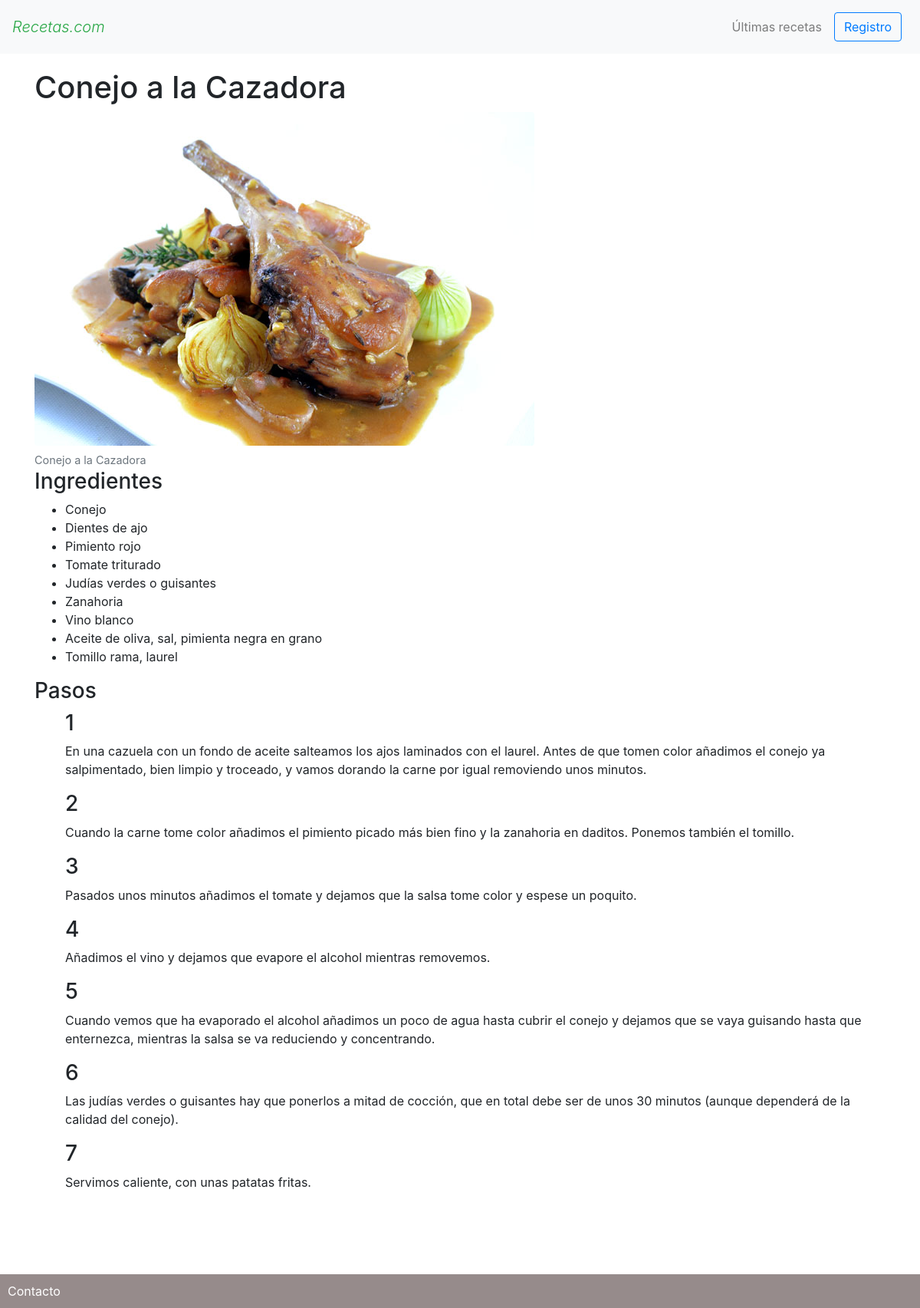
/receta/Conejo-a-la-cazadora/, run on the app's committed database.
### recetasapp/models.py (models this page shows, shortened)
class Receta(models.Model):
    nombre = models.CharField(max_length=200)
    usuario = models.ForeignKey(User, null=True, blank=True, on_delete=models.SET_NULL)
    imagen = models.ImageField(null=True)
    slug = models.SlugField(null=True)
    created_at = models.DateTimeField(auto_now_add=True)
    update_at = models.DateTimeField(auto_now=True)

class Ingrediente(models.Model):
    UNIDADES = [
        ('unidades', 'Unidades'),
        ('litros', 'Litros'),
        ('cucharadas', 'Cucharadas'),
        ('gramos', 'Gramos'),
        ('kilos','Kilos'),
    ]
    nombre = models.CharField(max_length=200)
    cantidad  = models.IntegerField(default=1)
    unidad = models.CharField(max_length = 20, choices=UNIDADES, default='unidades')
    receta = models.ForeignKey(Receta, related_name ='ingredientes', on_delete=models.CASCADE)
    created_at = models.DateTimeField(auto_now_add=True)
    update_at = models.DateTimeField(auto_now=True)
    def __str__(self):
        return "{}".format(self.nombre)

class Pasos(models.Model):
    numero = models.IntegerField(default=1)
    explicacion = models.TextField()
    receta = models.ForeignKey(Receta, related_name ='pasos', on_delete=models.CASCADE)
    created_at = models.DateTimeField(auto_now_add=True)
    update_at = models.DateTimeField(auto_now=True)

### recetasapp/views/recetas_views.py (the view)
# urls.py: path('receta/<slug:slug>/', recetas_views.receta, name='receta'),
def receta(request, slug):
    receta = Receta.objects.get(slug=slug)
    contexto = {
        'receta': receta
    }
    return render(request, 'receta/receta.html', context=contexto)

### recetasapp/templates/receta/receta.html (shortened to what this page needs)
{% extends 'base.html' %}
{% block content %}
    <h1>{{ receta.nombre }}</h1>
    <figure class="figure">
        <img src="{{ receta.imagen.url }}" class="figure-img img-fluid rounded" alt="{{ receta.nombre }}">
        <figcaption class="figure-caption">{{ receta.nombre }}</figcaption>
        <h3>Ingredientes</h3>
        <ul>
            {% for ingrediente in receta.ingredientes.all %}
                <li>{{ ingrediente }}</li>
            {% endfor %}
        </ul>
        <h3>Pasos</h3>
        <ul>
            {% for paso in receta.pasos.all %}
                <h3>{{ paso.numero}}</h3>
                <p>{{ paso.explicacion }}</p>
            {% endfor %}
        </ul>
    </figure>
{% endblock %}

### recetasapp/static/recetas/css/main.css (style rules this page uses)
html { overflow-y: scroll; position: relative; min-height: 100%; padding-bottom: 100px; }

### data on the page
Receta: nombre "Conejo a la Cazadora", imagen (picture)
Ingrediente: nombre "Conejo"
Ingrediente: nombre "Dientes de ajo"
Ingrediente: nombre "Pimiento rojo"
Ingrediente: nombre "Tomate triturado"
Ingrediente: nombre "Judías verdes o guisantes"
Ingrediente: nombre "Zanahoria"
Ingrediente: nombre "Vino blanco"
Ingrediente: nombre "Aceite de oliva, sal, pimienta negra en grano"
Ingrediente: nombre "Tomillo rama, laurel"
Pasos: numero "1", explicacion "En una cazuela con un fondo de aceite salteamos los ajos laminados con el laurel. Antes de que tomen color añadimos el conejo ya salpimentado, bien limpio y troceado, y vamos dorando la carne por igual removiendo unos minutos."
Pasos: numero "2", explicacion "Cuando la carne tome color añadimos el pimiento picado más bien fino y la zanahoria en daditos. Ponemos también el tomillo."
Pasos: numero "3", explicacion "Pasados unos minutos añadimos el tomate y dejamos que la salsa tome color y espese un poquito."
Pasos: numero "4", explicacion "Añadimos el vino y dejamos que evapore el alcohol mientras removemos."
Pasos: numero "5", explicacion "Cuando vemos que ha evaporado el alcohol añadimos un poco de agua hasta cubrir el conejo y dejamos que se vaya guisando hasta que enternezca, mientras la salsa se va reduciendo y concentrando."
Pasos: numero "6", explicacion "Las judías verdes o guisantes hay que ponerlos a mitad de cocción, que en total debe ser de unos 30 minutos (aunque dependerá de la calidad del conejo)."
Pasos: numero "7", explicacion "Servimos caliente, con unas patatas fritas."
